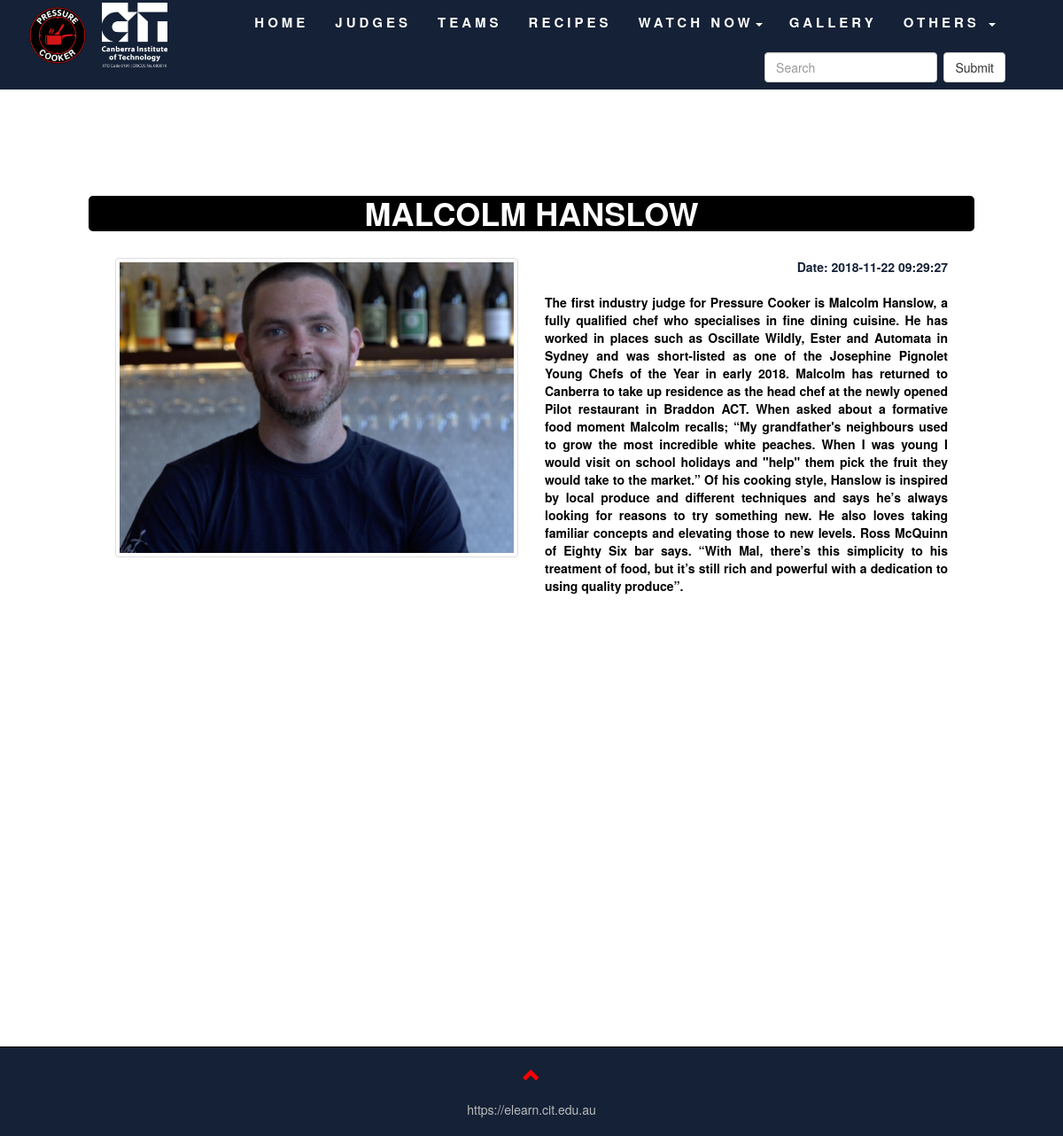
Page /viewJudge.php?judge=53 on the committed database.
### tables this page shows
CREATE TABLE `judges` (
  `id` int(10) NOT NULL,
  `name` text NOT NULL,
  `img` text NOT NULL,
  `msg` text NOT NULL,
  `date` timestamp NOT NULL DEFAULT CURRENT_TIMESTAMP ON UPDATE CURRENT_TIMESTAMP,
  `etc` text NOT NULL
);

### viewJudge.php (the view, shortened to what this page needs)
<?php
require __DIR__ . '/admin/config/db.php';
@$get = $_GET[ 'judge' ];
?>
<!DOCTYPE html>
<html>
<head>
	<link rel="stylesheet" href="https://maxcdn.bootstrapcdn.com/bootstrap/3.3.7/css/bootstrap.min.css">
	<link href="assets\style.css" rel="stylesheet">
	<link rel="stylesheet" href="https://use.fontawesome.com/releases/v5.2.0/css/all.css">
</head>
<body id="topOfPage">
	<div class="container-fluid">
		<?php
		include "templates/navigationbar_template.php";
		?>
		<div class="myView bg-3">
			<div id="startAgain" class="container-fluid myContainer bg-3 goTopAnim">
				<?php
				$judge_query = "SELECT * FROM judges
									WHERE id = $get";
				$connect_judge_query = mysqli_query( $conn, $judge_query );
				$count_rows = mysqli_num_rows( $connect_judge_query );
				if ( $count_rows > 0 ) {
					while ( $get_each_row = mysqli_fetch_array( $connect_judge_query ) ) {
						$name_of_judge = $get_each_row[ 'name' ];
						$img_of_judge = $get_each_row[ 'img' ];
						$msg_of_judge = $get_each_row[ 'msg' ];
						$date_judge = $get_each_row[ 'date' ];
						?>
				<h1 class="text-center" style="font-weight: bold; background: black; color: white; border-radius: 5px;">
					<?php echo $name_of_judge; ?>
				</h1><br>
				<div class="row">
					<div class="col-md-6">
						<div class="thumbnailForDetails">
							<img class="resizeWithIndividualView" src="admin\dynamicImages\judges\<?php echo $img_of_judge; ?>" alt="judges">
						</div>
					</div>
					<div class="col-md-6">
						<p style="float: right; font-weight: bold;">Date:
							<?php echo $date_judge; ?>
						</p><br><br>
						<p style="color: black; text-align: justify;">
							<strong>
								<?php echo $msg_of_judge; ?>
							</strong>
						</p>
					</div>
					<?php
					}
					}
					?>
				</div>
			</div>
		</div><br><br><br><br><br><br><br><br><br><br><br><br><br><br><br><br><br><br><br><br>
	</div>
	<?php
	include 'templates/footer_template.php';
	?>
</body>
</html>

### assets/style.css (style rules this page uses)
body { background: #fffff; }
.thumbnailForDetails { padding: 0 0 15px 0; border: none; border-radius: 0; }
.thumbnailForDetails img { width: 100%; height: 100%; margin-bottom: 10px; }
.resizeWithIndividualView { height: 330px; height: -webkit-fill-available; max-height: auto; width: 490px; max-width: 100%; object-fit: contain; object-position: center; display: inline-block; padding: 4px; line-height: 1.42857143; background-color: #fff; border: 1px solid #ddd; border-radius: 4px; transition: all .2s ease-in-out; }
.bg-3 { background-color: #FFFFFF; color: #152136; }
.myContainer { padding-top: 70px; padding-bottom: 70px; }
@media screen and (min-width: 900px) { .container-fluid { padding: 0px; } }
.row { margin-left: 15px; margin-right: 15px; }
.container-fluid { padding: 0px; }
@media screen and (min-width: 901px) { .myView { padding: 100px; } }

### rows in the picture
judges: name "MALCOLM HANSLOW", img (picture), date "2018-11-22 09:29:27", msg "The first industry judge for Pressure Cooker is Malcolm Hanslow, a fully qualified chef who specialises in fine dining cuisine. He has worked in places such as Oscillate Wildly, Ester and Automata in Sydney and was short-listed as one of the Josephine Pignolet Young Chefs of the Year in early 2018. Malcolm has returned to Canberra to take up residence as the head chef at the newly opened Pilot restaurant in Braddon ACT. When asked about a formative food moment Malcolm recalls; “My grandfather's neighbours used to grow the most incredible white peaches. When I was young I would visit on school holidays and \"help\" them pick the fruit they would take to the market.” Of his cooking style,…"
